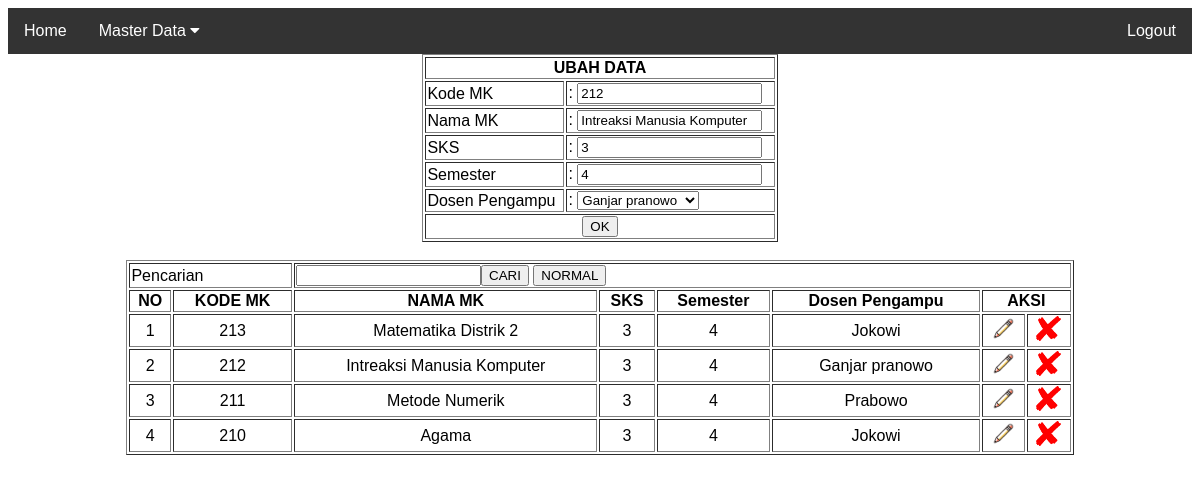
/index.php?menu=m_mata_kuliah&id=3 (signed in), run on the app's committed database.
### tables this page shows
CREATE TABLE `m_matakuliah` (
  `id` int(11) NOT NULL,
  `kode_mk` varchar(10) NOT NULL,
  `nama_mk` varchar(100) NOT NULL,
  `sks` int(3) NOT NULL,
  `smt` int(3) NOT NULL,
  `id_dosen` varchar(100) NOT NULL
);

CREATE TABLE `m_dosen` (
  `id` int(11) NOT NULL,
  `id_dosen` varchar(20) NOT NULL,
  `nama_dosen` varchar(100) NOT NULL
);

### matakuliah.php (the view, shortened to what this page needs)
<?php
include "koneksidb.php";
$form_action = "index.php?menu=m_mata_kuliah";
$form_title = "TAMBAH DATA";
$kode_mk = "";
$nama_mk = "";
$sks = "";
$sem = "";
$id_dosen        = "";
$is_update = false;
if (isset($_GET['id'])) {
    $b = mysqli_query($conn, "SELECT * FROM m_matakuliah WHERE id=" . $_GET['id']);
    $c = mysqli_fetch_assoc($b);
    $kode_mk = $c['kode_mk'];
    $nama_mk = $c['nama_mk'];
    $sks = $c['sks'];
    $sem = $c['smt'];
    $id_dosen = $c['id_dosen'];
    $is_update = true;
    $form_action = "index.php?menu=m_mata_kuliah&id=" . $_GET['id'];
    $form_title = "UBAH DATA";
}
$dosen_options = "";
$dosen_query = mysqli_query($conn, "SELECT id_dosen, nama_dosen FROM m_dosen");
while ($dosen = mysqli_fetch_assoc($dosen_query)) {
    $selected = ($dosen['id_dosen'] == $id_dosen) ? "selected" : "";
    $dosen_options .= "<option value='{$dosen['id_dosen']}' $selected>{$dosen['nama_dosen']}</option>";
}
echo "<table border='1' width='30%' align='center'>";
echo "<form method='POST' action='$form_action'>";
echo "<tr><th colspan='2'>$form_title</th></tr>";
echo "<tr><td>Kode MK</td><td>: <input type='text' name='kode_mk' value='$kode_mk' required></td></tr>";
echo "<tr><td>Nama MK</td><td>: <input type='text' name='nama_mk' value='$nama_mk' required></td></tr>";
echo "<tr><td>SKS</td><td>: <input type='number' name='sks' value='$sks' required></td></tr>";
echo "<tr><td>Semester</td><td>: <input type='number' name='smt' value='$sem' required></td></tr>";
echo "<tr><td>Dosen Pengampu</td><td>: <select name='id_dosen' required>$dosen_options</select></td></tr>";
echo "<tr><th colspan='2'><input type='submit' value='OK' name='" . ($is_update ? "tombol_ubah" : "tombol_tambah") . "'></th></tr>";
echo "</form>";
echo "</table>";
$keyword = '';
if (isset($_POST['search'])) {
    $keyword = $_POST['keyword'];
    $keyword = mysqli_real_escape_string($conn, $keyword);
    $query = "SELECT * FROM m_matakuliah
        WHERE kode_mk LIKE '%$keyword%' OR nama_mk LIKE '%$keyword%'
        ORDER BY id DESC";
} else {
    $query = "SELECT * FROM m_matakuliah
        ORDER BY id DESC";
}
$a = mysqli_query($conn, $query);
$no = 0;
echo "<br>";
echo "<table border='1' width='80%' align='center'>";
echo "<form method='POST' action=''>";
echo "<tr ><td colspan=2>Pencarian</td><td colspan=8><input type=text name=keyword value='$keyword'><input type='submit' name='search' value='CARI'> <input type='submit' value='NORMAL'></td></tr>";
echo "<tr ><th> NO </th><th> KODE MK </th><th> NAMA MK </th><th> SKS </th><th> Semester </th><th> Dosen Pengampu </th><th colspan=2>AKSI</th></tr>";
echo "</form>";
while ($b = mysqli_fetch_array($a)) {
    $no = $no + 1;
    $dosen = mysqli_fetch_assoc(mysqli_query($conn, "SELECT nama_dosen FROM m_dosen WHERE id_dosen='{$b['id_dosen']}'"))['nama_dosen'];
    echo "<tr align='center'><td> $no </td> <td> $b[kode_mk] </td> <td> $b[nama_mk] </td> <td>$b[sks]</td><td>$b[smt]</td><td>$dosen</td>";
    echo "<td><a href='index.php?menu=m_mata_kuliah&id=$b[id]'><img src='ubah.png' style='width:25px;height:25px;'></a></td>";
    echo "<td><a href='index.php?menu=m_mata_kuliah&delete_id=$b[id]'><img src='pngwing.com.png' style='width:25px;height:25px;'></a></td></tr>";
}
echo "</table>";
?>

### index.php (style rules this page uses)
body { font-family: Arial, Helvetica, sans-serif; }

### data on the page
m_matakuliah: kode_mk "212", nama_mk "Intreaksi Manusia Komputer", sks "3", smt "4", id_dosen.nama_dosen "Ganjar pranowo"
m_matakuliah: kode_mk "213", nama_mk "Matematika Distrik 2", sks "3", smt "4", id_dosen.nama_dosen "Jokowi"
m_matakuliah: kode_mk "211", nama_mk "Metode Numerik", sks "3", smt "4", id_dosen.nama_dosen "Prabowo"
m_matakuliah: kode_mk "210", nama_mk "Agama", sks "3", smt "4", id_dosen.nama_dosen "Jokowi"

### other printed values
$form_title "UBAH DATA"
form field id_dosen "Ganjar pranowo"
